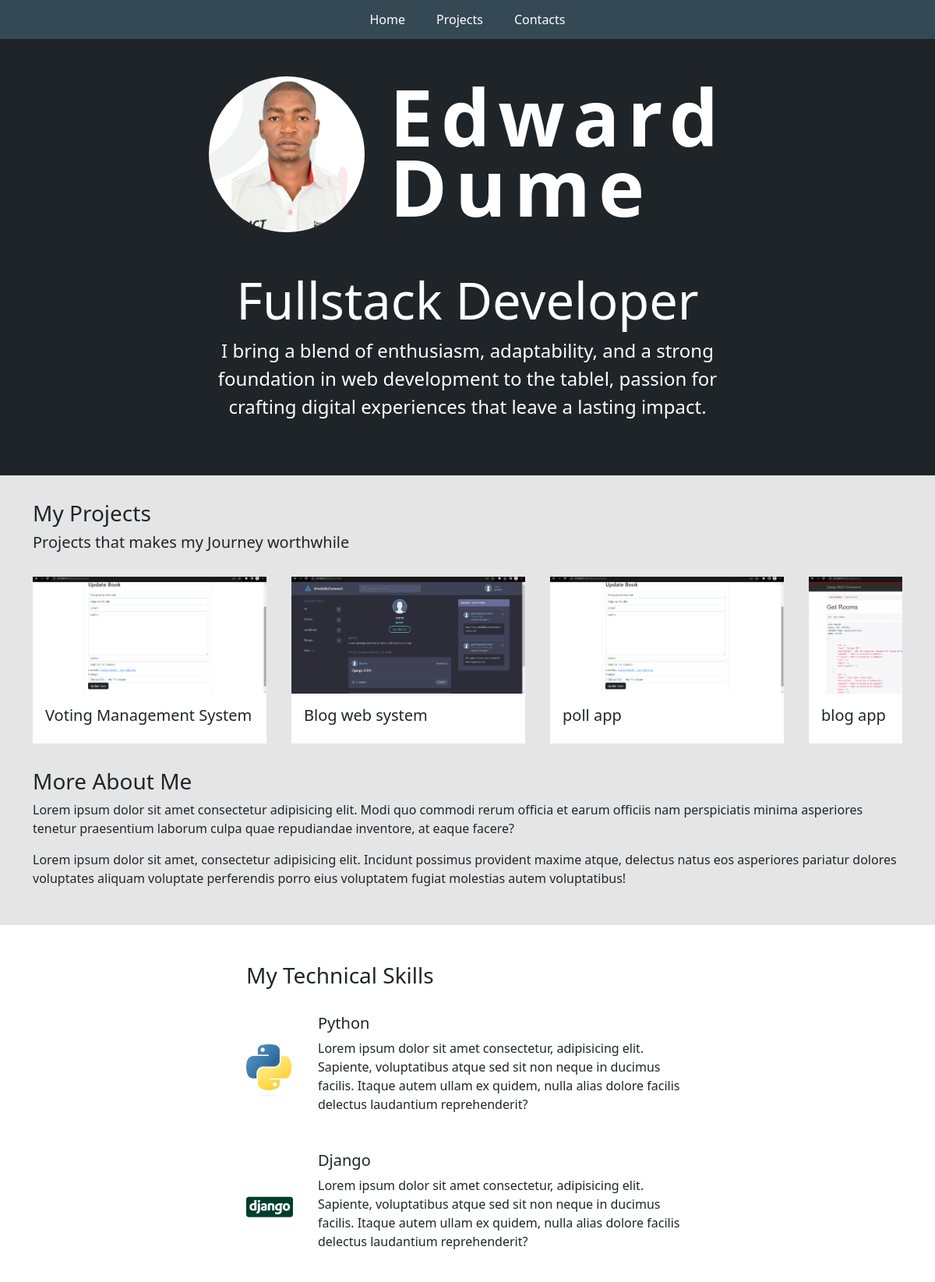
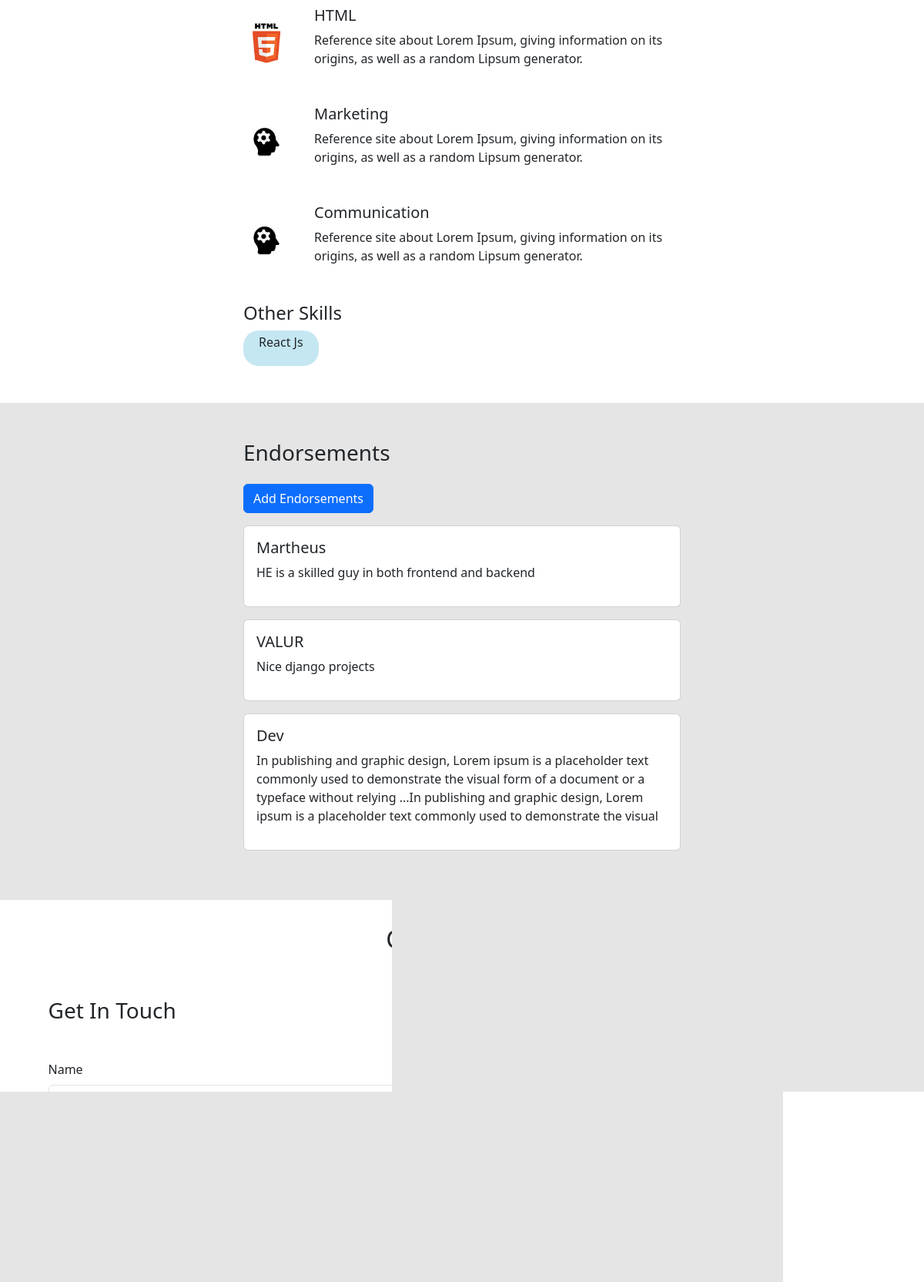
The page / (upper part) on the database its author committed (2 pictures, top to bottom).
### base/models.py (models this page shows, shortened)
class Project(models.Model):
    title= models.CharField(max_length=200)
    thumbnail=models.ImageField(null=True)
    body=RichTextUploadingField()
    slug=models.SlugField(null=True, blank=True)
    created=models.DateTimeField(auto_now_add=True)
    id=models.UUIDField(default=uuid.uuid4, unique=True, primary_key=True, editable=False)

class Skill(models.Model):
    title=models.CharField(max_length=200)
    body=models.TextField(null=True, blank=True)
    logo=models.ImageField(null=True, default='skill_icon.png')
    created=models.DateTimeField(auto_now_add=True)
    id=models.UUIDField(default=uuid.uuid4, unique=True, primary_key=True, editable=False)

class Endorsement(models.Model):
     name=models.CharField(max_length=200, null=True)
     body = models.TextField()
     approved = models.BooleanField(default=False, null=True)
     featured = models.BooleanField(default=False)

class Message(models.Model):
    name=models.CharField(max_length=200, null=True)
    email=models.CharField(max_length=200, null=True)
    subject= models.CharField(max_length=200, null=True)
    body = models.TextField()
    is_read = models.BooleanField(default=False)
    id=models.UUIDField(default=uuid.uuid4, unique=True, primary_key=True, editable=False)
    created=models.DateTimeField(auto_now_add=True)

### base/views.py (the view)
# urls.py: path('',views.homePage, name='home'),
def homePage(request):
    projects = Project.objects.all()
    detailedskills = Skill.objects.exclude(body ='')
    skills = Skill.objects.filter(body='')
    endorsements=Endorsement.objects.filter(approved=True)
    form= MessageForm()
    if request.method=='POST':
        form=MessageForm(request.POST)
        if form.is_valid():
            form.save()
            messages.success(request, 'Your message was sucessfull sent')
    context={'projects':projects, 'skills':skills, 'detailedskills':detailedskills, 'form':form,'endorsements':endorsements}
    return render(request, 'base/home.html',context )

### base/forms.py
class MessageForm(ModelForm):
    class Meta:
        model = Message
        fields='__all__'
        exclude =['is_read']
    def __init__(self, *args, **kwargs):
        super(MessageForm, self).__init__(*args, **kwargs)
        self.fields['name'].widget.attrs.update(
            {'class': 'form-control'})
        self.fields['email'].widget.attrs.update(
            {'class': 'form-control'})
        self.fields['subject'].widget.attrs.update(
            {'class': 'form-control'})
        self.fields['body'].widget.attrs.update(
            {'class': 'form-control'})

### base/templates/base/home.html (shortened to what this page needs)
    {%extends 'base/main.html'%}
    {%load static%}
    {%block content%}
    <section class="hero">
        <div class="hero-content">
            <div class="hero-content-intro">
            <img id="profile-pic" src="{%static 'images/profile.jpg'%}" alt="">
            <h1 class="intro-name">Edward <br> Dume</h1>
        </div>
        <div class="hero-content-subheadline">
        <h3 class="description">Fullstack Developer</h3>
        <p class="slogan"> I bring a blend of enthusiasm, adaptability, and a strong foundation in web development to the tablel, passion for crafting digital experiences that leave a lasting impact.
        </p>
    </div>
    </div>
    </section>
    <section class="container section-2" id="projects">
        <h3>My Projects</h3>
        <h5>Projects that makes my Journey worthwhile</h5>
        <div class="projects-wrapper">
            {%for project in projects%}
            <div class="project-column">
                <a href="{%url 'project' project.id %}">
               <img class="project-thumbnail" src="{{project.thumbnail}}" alt="">
                </a>
               <div class="project-body">
                    <h5>{{project.title}}</h5>
                </div>
            </div>
            {%empty%}
            <h3>There are no Projects in the database...!!</h3>
            {%endfor%}
        </div>
        <div class="about-wrapper">
        <h3>More About Me</h3>
        <p>Lorem ipsum dolor sit amet consectetur adipisicing elit. Modi quo commodi rerum officia et earum officiis nam perspiciatis minima asperiores tenetur praesentium laborum culpa quae repudiandae inventore, at eaque facere?</p>
        <p>Lorem ipsum dolor sit amet, consectetur adipisicing elit. Incidunt possimus provident maxime atque, delectus natus eos asperiores pariatur dolores voluptates aliquam voluptate perferendis porro eius voluptatem fugiat molestias autem voluptatibus!</p>
        </div>
    </section>
    <section class="section-1">
    <div class="skills-container">
        <h3>My Technical Skills</h3>
        {%for skill in detailedskills%}
        <div class="skill-wrapper">
            {%if skill.logo%}
            <img class="skill-logo" src="{{skill.logo.url}}" alt="">
            {%endif%}
        <div>
            <h5>{{skill.title}}</h5>
            <p>{{skill.body}}</p>
        </div>
        </div>
        {%endfor%}
        <h4>Other Skills</h4>
        <div class="other-skills-wrapper">
        {%for skill in skills%}
        <div class="skill-tag">
                <p>{{skill.title}}</p>
            </div>
        </div>
        {%endfor%}
    </div>
</section >
<section class="section-2">
    <div class="skills-container">
        <h3>Endorsements</h3>
        <a class="btn btn-primary my-3" href="{%url 'add-endorsement'%}">Add Endorsements</a>
        {%for i in endorsements%}
        <div style="margin-bottom: 1em;" class="card">
            <div class="card-body">
                <h5>{{i.name}}</h5>
                <p>{{i.body}}</p>
            </div>
        </div>
        {%endfor%}
    </div>
</section >
<section class="section-1" id="contacts">
    <div class="container">
        <div class="row">
            <div class="col-md-12 mb-5">
                <div class="section-heading text-center">
                    <h2>Get <strong>In Touch</strong></h2>
                </div>
            </div>
            <div class="col-md-7 mb-5 mb-md-0">
                <form  action="" method="POST" class="contact-form">
                    <h3 class="mb-5">Get In Touch</h3>
                    {%for field in form%}
                    <div class="mb-3">
                        <label for="exampleInputPassword1" class="form-label">{{field.label}}</label>
                        {{field}}
                    </div>
                    {%endfor%}
                </form>
            </div>
            <div class="col-md-5 pl-md-5">
                <h3 class="mb-5">My Contact Details</h3>
                <ul class="site-contact-details">
                    <li>
                        <span class="text-uppercase">Email</span>
                    </li>
                    <li>
                        <span class="text-uppercase">Phone</span>
                    </li>
                    <li>
                        <span class="text-uppercase">Address</span>
                    </li>
                </ul>
            </div>
        </div>
    </div>
</section>
{% endblock content %}

### static/styles/main1.css (style rules this page uses)
body { background-color: #E5E5E5; }
.section-1 { background-color: #fff; padding-top: 2em; padding-bottom: 2em; }
.section-2 { background-color: #E5E5E5; padding-top: 2em; padding-bottom: 2em; }
.hero { background-color: #1F2428; min-height: 70vh; color: #fff; }
#profile-pic { height: 200px; width: 200px; object-fit: cover; border-radius: 50%; }
.hero-content { width: 800px; margin: 0 auto; padding: 3em; }
.hero-content-intro { display: flex; color: #fff; justify-content: center; align-items: center; gap: 2em; margin-bottom: 3em; }
.intro-name { font-size: 100px; letter-spacing: .1em; font-weight: 700; line-height: .9em; }
.description { font-size: 65px; text-align: center; }
.slogan { font-size: 24px; text-align: center; }
.projects-wrapper { display: flex; justify-content: flex-start; gap: 2em; margin-top: 2em; margin-bottom: 2em; overflow-x: auto; }
.project-column { min-width: 300px; }
.project-thumbnail { width: 100%; height: 150px; object-fit: cover; }
.project-body { background-color: #fff; padding: 1em; }
.skills-container { width: 600px; margin: 0 auto; padding: 1em; }
.skill-wrapper { margin-top: 2em; margin-bottom: 2em; display: flex; gap: 2em; align-items: center; }
.skill-logo { width: 60px; object-fit: contain; }
.other-skills-wrapper { display: flex; flex-wrap: wrap; gap: 1em; }
.skill-tag { background-color: #C4E7F2; width: fit-content; padding: 3px 20px; border-radius: 20px; }
.contact-form { display: block; max-width: 600px; margin: 0 auto; }
.site-contact-details, .site-contact-details li { padding: 0; margin: 0; }
.site-contact-details li { list-style: none; margin-bottom: 20px; }
.site-contact-details li > span { color: #070808; letter-spacing: .21em; font-size: 12px; font-weight: 900; margin-bottom: 5px; display: flex; }

### rows shown on the page
Project: thumbnail (picture), title "Voting Management System"
Project: thumbnail (picture), title "Blog web system"
Project: thumbnail (picture), title "poll app"
Project: thumbnail (picture), title "blog app"
Skill: logo (picture), title "Python", body "Lorem ipsum dolor sit amet consectetur, adipisicing elit. Sapiente, voluptatibus atque sed sit non neque in ducimus facilis. Itaque autem ullam ex quidem, nulla alias dolore facilis delectus laudantium reprehenderit?"
Skill: logo (picture), title "Django", body "Lorem ipsum dolor sit amet consectetur, adipisicing elit. Sapiente, voluptatibus atque sed sit non neque in ducimus facilis. Itaque autem ullam ex quidem, nulla alias dolore facilis delectus laudantium reprehenderit?"
Skill: logo (picture), title "HTML", body "Reference site about Lorem Ipsum, giving information on its origins, as well as a random Lipsum generator."
Skill: logo (picture), title "Marketing", body "Reference site about Lorem Ipsum, giving information on its origins, as well as a random Lipsum generator."
Skill: logo (picture), title "Communication", body "Reference site about Lorem Ipsum, giving information on its origins, as well as a random Lipsum generator."
Skill: title "React Js"
Endorsement: name "Martheus", body "HE is a skilled guy in both frontend and backend"
Endorsement: name "VALUR", body "Nice django projects"
Endorsement: name "Dev", body "In publishing and graphic design, Lorem ipsum is a placeholder text commonly used to demonstrate the visual form of a document or a typeface without relying ...In publishing and graphic design, Lorem ipsum is a placeholder text commonly used to demonstrate the visual"

### other values the page prints
{{ field.label }} "Name"
